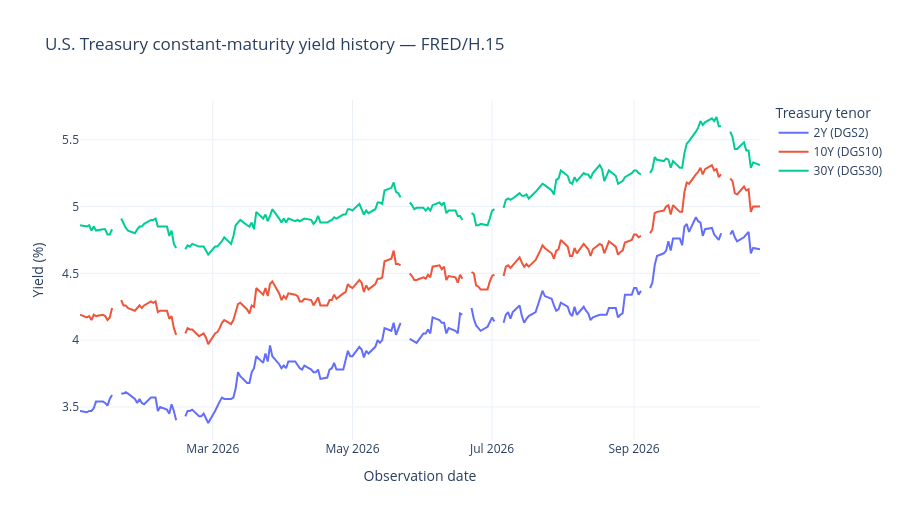

Source (notebook cell):
### Code cell
history_figure = show_yield_history(
    observations, *date_range.get_dates()
)

### Figure 1 — Plotly figure (JSON) as saved in the notebook; plotly's stock layout.template omitted (floating-point values rounded to 4 significant figures; data arrays with more than 128 entries replaced by an {"elided": "..."} marker saying what was removed)
{"data": [{"connectgaps": false, "hovertemplate": "%{x|%Y-%m-%d}<br>%{y:.2f}%<extra>%{fullData.name}</extra>", "line": {"dash": "solid"}, "mode": "lines", "name": "2Y (DGS2)", "type": "scatter", "x": {"elided": "212 str values"}, "y": {"elided": "212 float values"}}, {"connectgaps": false, "hovertemplate": "%{x|%Y-%m-%d}<br>%{y:.2f}%<extra>%{fullData.name}</extra>", "line": {"dash": "solid"}, "mode": "lines", "name": "10Y (DGS10)", "type": "scatter", "x": {"elided": "212 str values"}, "y": {"elided": "212 float values"}}, {"connectgaps": false, "hovertemplate": "%{x|%Y-%m-%d}<br>%{y:.2f}%<extra>%{fullData.name}</extra>", "line": {"dash": "solid"}, "mode": "lines", "name": "30Y (DGS30)", "type": "scatter", "x": {"elided": "212 str values"}, "y": {"elided": "212 float values"}}], "layout": {"height": 520, "hovermode": "x unified", "legend": {"title": {"text": "Treasury tenor"}}, "title": {"text": "U.S. Treasury constant-maturity yield history — FRED/H.15"}, "xaxis": {"range": ["2026-01-02", "2026-10-26"], "title": {"text": "Observation date"}, "type": "date"}, "yaxis": {"autorange": true, "title": {"text": "Yield (%)"}}}}
